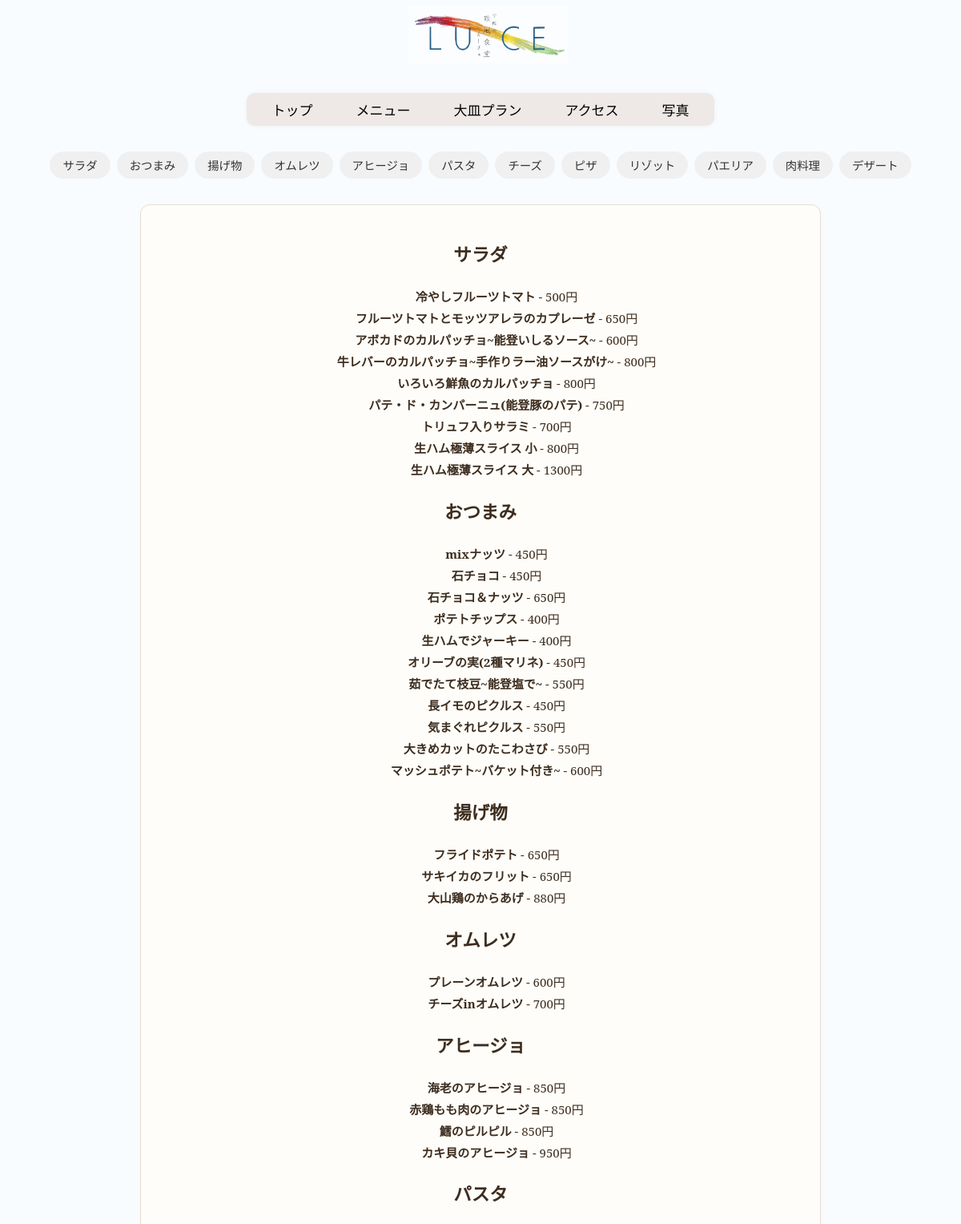
The app's page /luce/menu (upper part) with its own data.
### apps/luce/models.py (models this page shows, shortened)
class Category(db.Model):
  __tablename__= "categories"
  id = db.Column(db.Integer, primary_key=True)
  name = db.Column(db.String(50), nullable=False, unique=True)
  menus = db.relationship('Menu', backref='category', lazy=True)

class Menu(db.Model):
    __tablename__ = 'menus'
    id = db.Column(db.Integer, primary_key=True)
    name = db.Column(db.String(100), nullable=False)
    description = db.Column(db.Text)
    price = db.Column(db.Integer, nullable=False)
    image_url = db.Column(db.String(255))
    category_id = db.Column(db.Integer, db.ForeignKey('categories.id'), nullable=False)

### apps/luce/views.py (the view)
@luce.route("/menu")
def menu():
    categories = Category.query.all()
    return render_template("menu.html", categories=categories, selected_category=None)

### apps/luce/templates/menu.html
{% extends "base.html" %}
{% block content %}
<div class="category-list">
  {% for category in categories %}
    <a href="{{ url_for('luce.menu_by_category', category_id=category.id) }}"
       class="category-button">{{ category.name }}</a>
  {% endfor %}
</div>
<div class="menu">
  {% if selected_category %}
    <h2>{{ selected_category.name }}</h2>
    <ul>
      {% for item in selected_category.menus %}
        <li><strong>{{ item.name }}</strong> - {{ item.price }}円</li>
      {% endfor %}
    </ul>
  {% else %}
    {% for category in categories %}
      <h2>{{ category.name }}</h2>
      <ul>
        {% for item in category.menus %}
          <li><strong>{{ item.name }}</strong> - {{ item.price }}円</li>
        {% endfor %}
      </ul>
    {% endfor %}
  {% endif %}
</div>
{% endblock %}

### apps/luce/templates/base.html (shortened to what this page needs)
<!DOCTYPE html>
<html lang="ja">
  <head>
    <link rel="stylesheet" href="{{ url_for('luce.static', filename='style.css') }}" />
  </head>
  <body>
<img src="{{ url_for('luce.static', filename='img/luce.png') }}"
    alt="ロゴ" class="img-logo">
    <nav class="navbar">
    <ul class="navbar-nav">
      <li class="nav-item">
        <a href="{{ url_for('luce.index') }}">トップ</a></li>
      <li class="nav-item">
        <a href="{{ url_for('luce.menu') }}">メニュー</a></li>
      <li class="nav-item">
        <a href="{{ url_for('luce.course') }}">大皿プラン</a></li>
      <li class="nav-item">
        <a href="{{ url_for('luce.access') }}">アクセス</a></li>
<li class="nav-item">
        <a href="{{ url_for('luce.picture') }}">写真</a></li>
      </ul></nav>
  {% block content %}{% endblock %}
  </body>
</html>

### apps/luce/static/style.css (style rules this page uses)
.navbar { text-align: center; background-color: transparent; padding: 1rem 0; }
.navbar-nav { display: inline-flex; list-style: none; border-radius: 10px; box-shadow: 0 0 6px rgba(0,0,0,0.05); gap: 1.5rem; padding: 0.5rem 1rem; background-color: #eee9e6; }
.nav-item { margin: 0 15px; }
.nav-item a { text-decoration: none; color: black; font-size: 17px; }
body { font-family: 'Noto Serif', serif; background-color: #f9fcff; text-align: center; }
.img-logo { width: 200px; height: auto; margin-left: 20px; }
.syo-kai, .cou, .menu, .ac { background-color: #fefdf9; border: 1px solid #e6dfcf; border-radius: 12px; padding: 1.5rem; margin: 2rem auto; max-width: 800px; box-shadow: 0 2px 6px rgba(0, 0, 0, 0.03); font-size: 15px; line-height: 1.8; color: #3d2d1f; }
.menu ul { list-style: none; }
.category-list { display: flex; flex-wrap: wrap; justify-content: center; gap: 0.5rem; margin-bottom: 1.5rem; }
.category-button { padding: 0.4rem 1rem; background-color: #f0f0f0; border-radius: 999px; font-size: 0.9rem; text-decoration: none; color: #333; transition: background-color 0.2s; }

### records on screen
Category: name "サラダ"
Category: name "おつまみ"
Category: name "揚げ物"
Category: name "オムレツ"
Category: name "アヒージョ"
Category: name "パスタ"
Category: name "チーズ"
Category: name "ピザ"
Category: name "リゾット"
Category: name "パエリア"
Category: name "肉料理"
Category: name "デザート"
Menu: name "冷やしフルーツトマト", price "500"
Menu: name "フルーツトマトとモッツアレラのカプレーゼ", price "650"
Menu: name "アボカドのカルパッチョ~能登いしるソース~", price "600"
Menu: name "牛レバーのカルパッチョ~手作りラー油ソースがけ~", price "800"
Menu: name "いろいろ鮮魚のカルパッチョ", price "800"
Menu: name "パテ・ド・カンパーニュ(能登豚のパテ)", price "750"
Menu: name "トリュフ入りサラミ", price "700"
Menu: name "生ハム極薄スライス 小", price "800"
Menu: name "生ハム極薄スライス 大", price "1300"
Menu: name "mixナッツ", price "450"
Menu: name "石チョコ", price "450"
Menu: name "石チョコ＆ナッツ", price "650"
Menu: name "ポテトチップス", price "400"
Menu: name "生ハムでジャーキー", price "400"
Menu: name "オリーブの実(2種マリネ)", price "450"
Menu: name "茹でたて枝豆~能登塩で~", price "550"
Menu: name "長イモのピクルス", price "450"
Menu: name "気まぐれピクルス", price "550"
Menu: name "大きめカットのたこわさび", price "550"
Menu: name "マッシュポテト~バケット付き~", price "600"
Menu: name "フライドポテト", price "650"
Menu: name "サキイカのフリット", price "650"
Menu: name "大山鶏のからあげ", price "880"
Menu: name "プレーンオムレツ", price "600"
Menu: name "チーズinオムレツ", price "700"
Menu: name "海老のアヒージョ", price "850"
Menu: name "赤鶏もも肉のアヒージョ", price "850"
Menu: name "鱈のピルピル", price "850"
Menu: name "カキ貝のアヒージョ", price "950"
